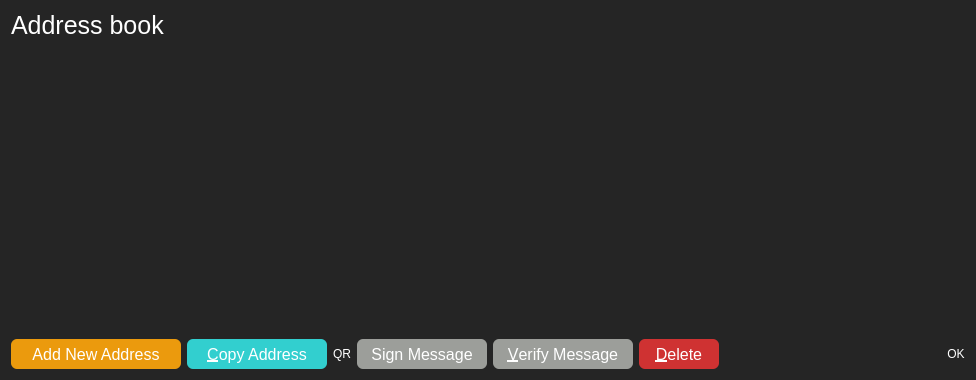
<?xml version="1.0" encoding="UTF-8"?>
<ui version="4.0">
 <class>AddressBookPage</class>
 <widget class="QWidget" name="AddressBookPage">
  <property name="geometry">
   <rect>
    <x>0</x>
    <y>0</y>
    <width>976</width>
    <height>380</height>
   </rect>
  </property>
  <property name="windowTitle">
   <string>Address Book</string>
  </property>
  <property name="styleSheet">
   <string notr="true">color: white;
border-radius: 6px;
background-color: #252525;</string>
  </property>
  <layout class="QVBoxLayout" name="verticalLayout">
   <item>
    <widget class="QLabel" name="labelExplanation">
     <property name="styleSheet">
      <string notr="true">font-size: 25px;</string>
     </property>
     <property name="text">
      <string>Address book</string>
     </property>
     <property name="textFormat">
      <enum>Qt::PlainText</enum>
     </property>
     <property name="wordWrap">
      <bool>true</bool>
     </property>
    </widget>
   </item>
   <item>
    <widget class="QTableView" name="tableView">
     <property name="contextMenuPolicy">
      <enum>Qt::CustomContextMenu</enum>
     </property>
     <property name="toolTip">
      <string>Double-click to edit address or label</string>
     </property>
     <property name="tabKeyNavigation">
      <bool>false</bool>
     </property>
     <property name="alternatingRowColors">
      <bool>true</bool>
     </property>
     <property name="selectionMode">
      <enum>QAbstractItemView::SingleSelection</enum>
     </property>
     <property name="selectionBehavior">
      <enum>QAbstractItemView::SelectRows</enum>
     </property>
     <property name="sortingEnabled">
      <bool>true</bool>
     </property>
     <attribute name="verticalHeaderVisible">
      <bool>false</bool>
     </attribute>
    </widget>
   </item>
   <item>
    <layout class="QHBoxLayout" name="horizontalLayout">
     <item>
      <widget class="QPushButton" name="newAddressButton">
       <property name="minimumSize">
        <size>
         <width>170</width>
         <height>30</height>
        </size>
       </property>
       <property name="toolTip">
        <string>Create a new address</string>
       </property>
       <property name="styleSheet">
        <string notr="true">font-size: 16px;
color: white;
background-color: #eb9a0d;
border-radius: 6px;

</string>
       </property>
       <property name="text">
        <string>Add New Address</string>
       </property>
      </widget>
     </item>
     <item>
      <widget class="QPushButton" name="copyToClipboard">
       <property name="minimumSize">
        <size>
         <width>140</width>
         <height>30</height>
        </size>
       </property>
       <property name="toolTip">
        <string>Copy the currently selected address to the system clipboard</string>
       </property>
       <property name="styleSheet">
        <string notr="true">font-size: 16px;
color: white;
background-color: #32cfcf;
border-radius: 6px;

</string>
       </property>
       <property name="text">
        <string>&amp;Copy Address</string>
       </property>
      </widget>
     </item>
     <item>
      <widget class="QPushButton" name="showQRCode">
       <property name="minimumSize">
        <size>
         <width>0</width>
         <height>30</height>
        </size>
       </property>
       <property name="text">
        <string>QR</string>
       </property>
       <property name="icon">
        <iconset resource="../bitcoin.qrc">
         <normaloff>:/icons/qrcode</normaloff>:/icons/qrcode</iconset>
       </property>
      </widget>
     </item>
     <item>
      <widget class="QPushButton" name="signMessage">
       <property name="minimumSize">
        <size>
         <width>130</width>
         <height>30</height>
        </size>
       </property>
       <property name="toolTip">
        <string>Sign a message to prove you own a NoLimitCoin address</string>
       </property>
       <property name="styleSheet">
        <string notr="true">font-size: 16px;
color: white;
background-color: #9c9e9a;
border-radius: 6px;

</string>
       </property>
       <property name="text">
        <string>Sign Message</string>
       </property>
      </widget>
     </item>
     <item>
      <widget class="QPushButton" name="verifyMessage">
       <property name="minimumSize">
        <size>
         <width>140</width>
         <height>30</height>
        </size>
       </property>
       <property name="toolTip">
        <string>Verify a message to ensure it was signed with a specified NoLimitCoin address</string>
       </property>
       <property name="styleSheet">
        <string notr="true">font-size: 16px;
color: white;
background-color: #9c9e9a;
border-radius: 6px;

</string>
       </property>
       <property name="text">
        <string>&amp;Verify Message</string>
       </property>
      </widget>
     </item>
     <item>
      <widget class="QPushButton" name="deleteButton">
       <property name="minimumSize">
        <size>
         <width>80</width>
         <height>30</height>
        </size>
       </property>
       <property name="toolTip">
        <string>Delete the currently selected address from the list</string>
       </property>
       <property name="styleSheet">
        <string notr="true">font-size: 16px;
color: white;
background-color: #cf3232;
border-radius: 6px;

</string>
       </property>
       <property name="text">
        <string>&amp;Delete</string>
       </property>
      </widget>
     </item>
     <item>
      <spacer name="horizontalSpacer">
       <property name="orientation">
        <enum>Qt::Horizontal</enum>
       </property>
       <property name="sizeHint" stdset="0">
        <size>
         <width>40</width>
         <height>20</height>
        </size>
       </property>
      </spacer>
     </item>
     <item>
      <widget class="QDialogButtonBox" name="buttonBox">
       <property name="sizePolicy">
        <sizepolicy hsizetype="Maximum" vsizetype="Fixed">
         <horstretch>0</horstretch>
         <verstretch>0</verstretch>
        </sizepolicy>
       </property>
       <property name="standardButtons">
        <set>QDialogButtonBox::Ok</set>
       </property>
      </widget>
     </item>
    </layout>
   </item>
  </layout>
 </widget>
 <resources>
  <include location="../bitcoin.qrc"/>
 </resources>
 <connections/>
</ui>
